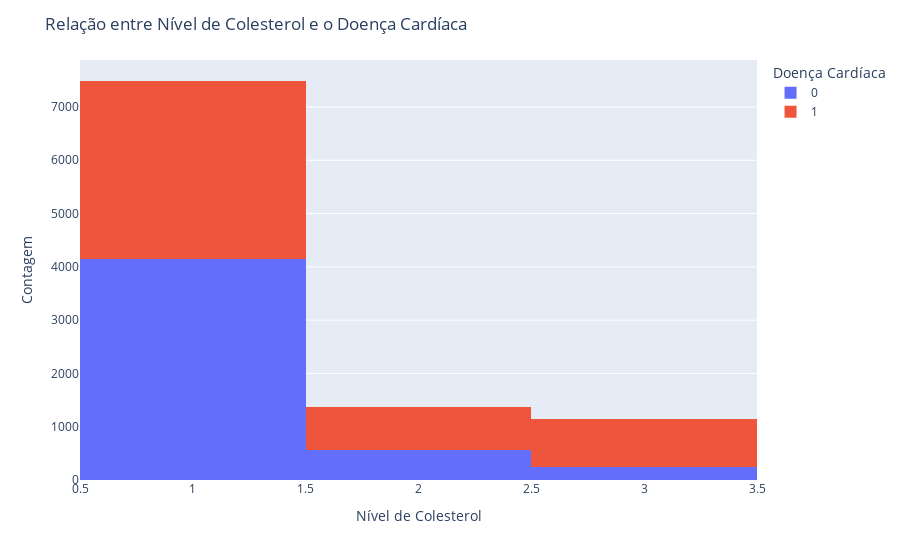

Notebook source saved alongside this figure:
### Code cell
fig = px.histogram(base, x='cholesterol', color='cardio_disease', barmode='stack')

fig.update_layout(title='Relação entre Nível de Colesterol e o Doença Cardíaca',
                  xaxis_title= 'Nível de Colesterol',
                  yaxis_title= 'Contagem',
                  legend_title= 'Doença Cardíaca')
fig.show()

### Figure 1 — Plotly figure (JSON) as saved in the notebook; plotly's stock layout.template omitted (floating-point values rounded to 4 significant figures; data arrays with more than 128 entries replaced by an {"elided": "..."} marker saying what was removed)
{"data": [{"bingroup": "x", "hovertemplate": "cardio_disease=0<br>cholesterol=%{x}<br>count=%{y}<extra></extra>", "legendgroup": "0", "marker": {"color": "#636efa", "pattern": {"shape": ""}}, "name": "0", "orientation": "v", "showlegend": true, "type": "histogram", "x": {"elided": "4969 int values"}, "xaxis": "x", "yaxis": "y"}, {"bingroup": "x", "hovertemplate": "cardio_disease=1<br>cholesterol=%{x}<br>count=%{y}<extra></extra>", "legendgroup": "1", "marker": {"color": "#EF553B", "pattern": {"shape": ""}}, "name": "1", "orientation": "v", "showlegend": true, "type": "histogram", "x": {"elided": "5031 int values"}, "xaxis": "x", "yaxis": "y"}], "layout": {"barmode": "stack", "legend": {"title": {"text": "Doença Cardíaca"}, "tracegroupgap": 0}, "margin": {"t": 60}, "title": {"text": "Relação entre Nível de Colesterol e o Doença Cardíaca"}, "xaxis": {"anchor": "y", "domain": [0, 1], "title": {"text": "Nível de Colesterol"}}, "yaxis": {"anchor": "x", "domain": [0, 1], "title": {"text": "Contagem"}}}}
